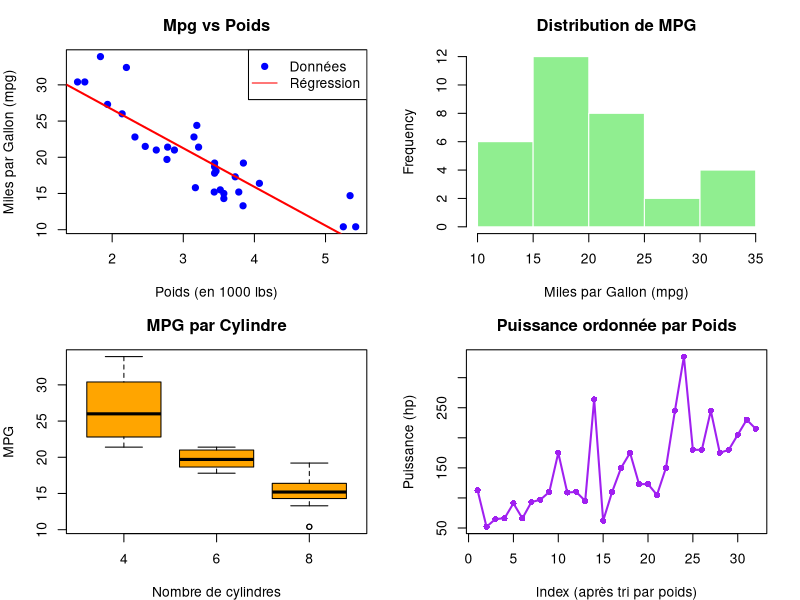

This figure's R source:
# visualize.R
# Ce script crée une visualisation non triviale avec des graphiques multiples en utilisant les fonctions de base de R.
# On utilise le jeu de données intégré mtcars et on génère quatre graphiques dans une même image.
# Le graphique résultant est sauvegardé en PNG dans le fichier "visualization_baseR.png".

# Charger les données (mtcars est déjà présent dans R)
data(mtcars)

# Ouvre un dispositif graphique pour sauvegarder le résultat dans un fichier PNG
png(filename = "visualization_baseR.png", width = 800, height = 600)

# Configure la mise en page pour afficher 4 graphiques (2 lignes, 2 colonnes)
par(mfrow = c(2, 2), mar = c(4, 4, 3, 2))  # ajustement des marges

### Graphique 1 : Nuage de points avec ligne de régression
plot(mtcars$wt, mtcars$mpg,
     pch = 19, col = "blue",
     main = "Mpg vs Poids",
     xlab = "Poids (en 1000 lbs)",
     ylab = "Miles par Gallon (mpg)")
# Calcul et ajout de la ligne de régression
modele <- lm(mpg ~ wt, data = mtcars)
abline(modele, col = "red", lwd = 2)
legend("topright", legend = c("Données", "Régression"),
       pch = c(19, NA), lty = c(NA, 1), col = c("blue", "red"))

### Graphique 2 : Histogramme de mpg
hist(mtcars$mpg,
     col = "lightgreen", border = "white",
     main = "Distribution de MPG",
     xlab = "Miles par Gallon (mpg)")

### Graphique 3 : Boxplot de mpg selon le nombre de cylindres
boxplot(mtcars$mpg ~ mtcars$cyl,
        col = "orange",
        main = "MPG par Cylindre",
        xlab = "Nombre de cylindres",
        ylab = "MPG")

### Graphique 4 : Courbe de puissance cumulée (hp) ordonnée par poids
# Ordonner les puissances (hp) selon le poids (wt)
indices <- order(mtcars$wt)
hp_ordonnee <- mtcars$hp[indices]
plot(hp_ordonnee,
     type = "l", col = "purple", lwd = 2,
     main = "Puissance ordonnée par Poids",
     xlab = "Index (après tri par poids)",
     ylab = "Puissance (hp)")
points(hp_ordonnee, col = "purple", pch = 16)

# Ferme le dispositif graphique pour sauvegarder le fichier
dev.off()

# Afficher un message de confirmation
cat("La visualisation a été sauvegardée dans 'visualization_baseR.png'\n")
